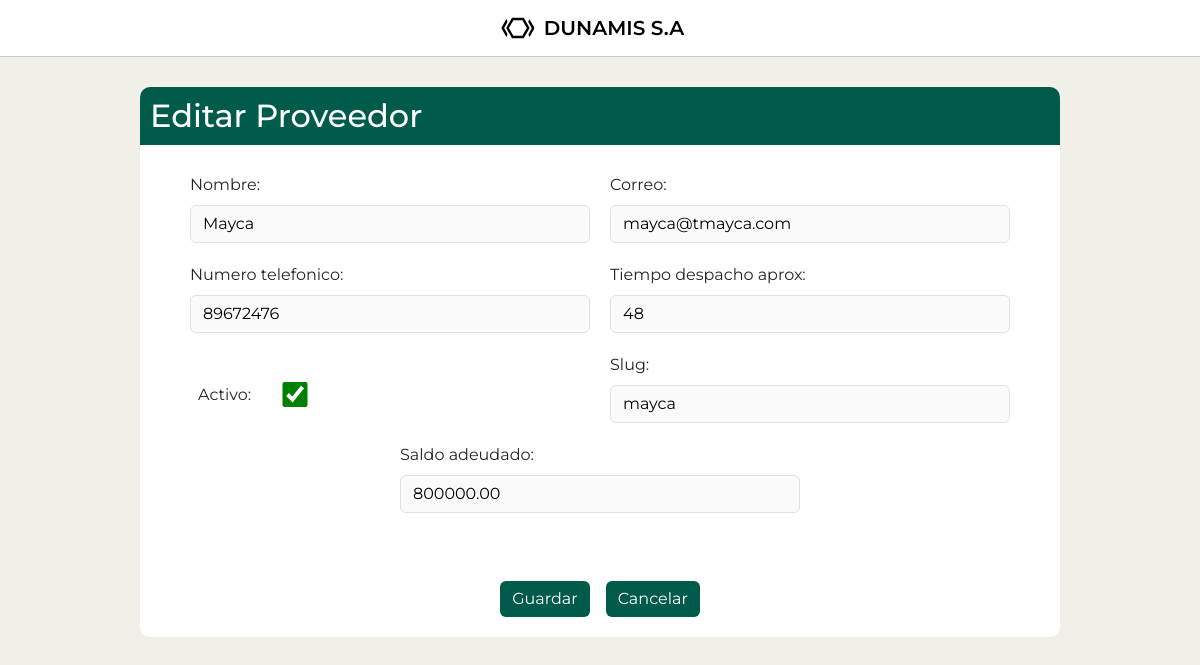
Page /proveedores/editar/8/ on the earlier database version.
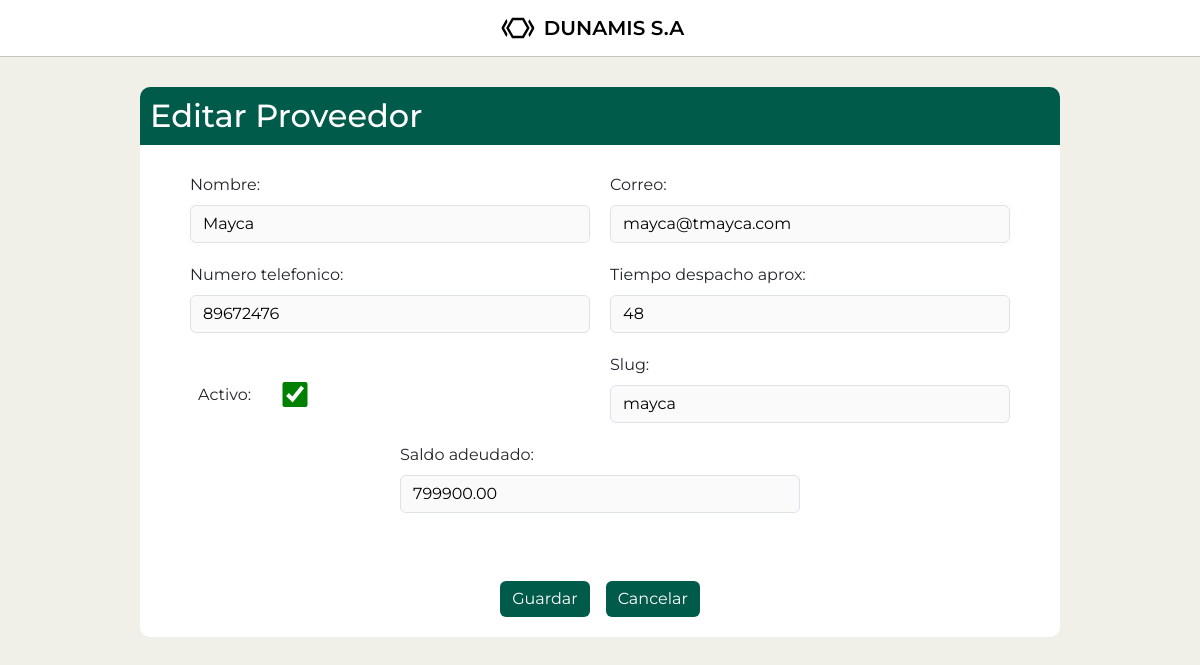
Same page on the later database version.
### mod_ventas/sub_mod_proveedores/models.py (models this page shows, shortened)
class Proveedor(models.Model):
    nombre = models.CharField(max_length=150)
    correo = models.EmailField(default='')
    numero_telefonico = models.IntegerField(default=0)
    tiempo_despacho_aprox = models.IntegerField(validators=[MinValueValidator(1)], default=0)
    activo = models.BooleanField(default=True)
    slug = models.SlugField(default='', null=False)
    saldo_adeudado = models.DecimalField(max_digits=10, decimal_places=2, default=0.00, validators=[MinValueValidator(0)])

### mod_ventas/sub_mod_proveedores/views.py (the view, shortened to what this page needs)
# urls.py: path('editar/<int:pk>/', ProveedorUpdateView.as_view(), name='proveedor_editar'),
class ProveedorUpdateView(UpdateView):
    model = Proveedor
    form_class = ProveedorForm
    template_name = 'sub_mod_proveedores/proveedor_form.html'
    success_url = reverse_lazy('proveedor_list')

### mod_ventas/sub_mod_proveedores/forms.py
class ProveedorForm(forms.ModelForm):
    class Meta:
        model = Proveedor
        fields = '__all__'
    def __init__(self, *args, **kwargs):
        super().__init__(*args, **kwargs)
        for field in self.fields.values():
            field.required = True

### mod_ventas/sub_mod_proveedores/templates/sub_mod_proveedores/proveedor_form.html (shortened to what this page needs)
{% extends "base.html" %}
{% block content %}
<section class="form-container">
    <h1 class="form-header">{% if object %}Editar{% else %}Crear{% endif %} Proveedor</h1>
    <form method="post" enctype="multipart/form-data" id="f-provider" class="product-form">
      {% for field in form %}
      <div class="form-group">
        {% if field.field.widget.input_type == "checkbox" %}
          <div class="checkbox-wrapper">
            {{ field.label_tag }}
            {{ field }}
          </div>
        {% else %}
          {{ field.label_tag }}
          {{ field }}
        {% endif %}
      </div>
    {% endfor %}
    </form>
    <div class="d-flex justify-content-center gap-3 mt-5">
      <button form="f-provider" class="btn" type="submit">Guardar</button>
      <a class="btn d-inline" href="{% url 'proveedor_list' %}">Cancelar</a>
    </div>
  </section>
{% endblock %}

Differences in the rows shown:
changed Proveedor "Mayca": saldo_adeudado "800000.00" → "799900.00"
